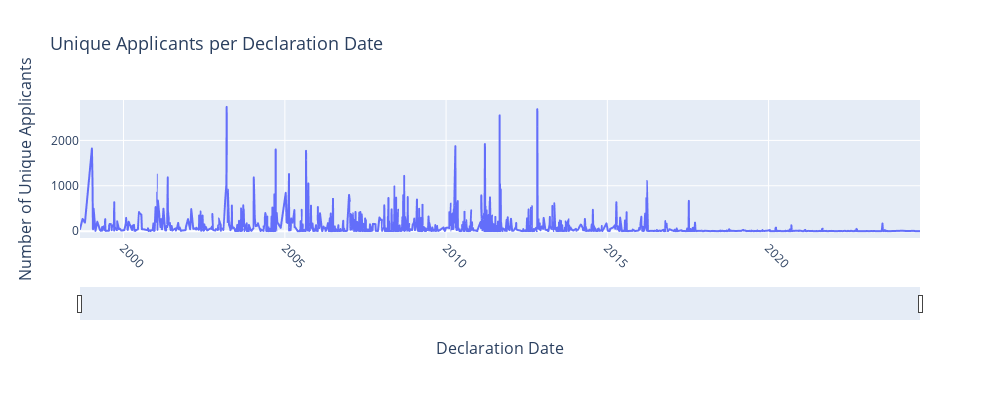

The notebook cell saved with this chart:
### Markdown cell above
**Declaration Date**

The declarationDate represents the point at which a disaster is officially declared by FEMA, triggering federal involvement. This date is closely tied to the disaster event itself or its immediate aftermath. It marks when a state’s request for assistance is approved and when various forms of federal aid become authorized.

**Date Obligated**

The dateObligated represents the date on which FEMA formally committed federal funds to a specific Public Assistance project. This occurs after the disaster has been declared and after the project has been reviewed for eligibility, scope, and estimated cost. In many cases, the obligation date can be weeks or even months later than the declaration date.

### Code cell
# Unique Applicants per Declaration Date

df_applicants_ts = (
    df_clean
    .groupby("declarationDate", as_index=False)["applicantId"]
    .nunique()
    .sort_values("declarationDate")
)

fig = px.line(
    df_applicants_ts,
    x="declarationDate",
    y="applicantId",
    title="Unique Applicants per Declaration Date",
    labels={
        "declarationDate": "Declaration Date",
        "applicantId": "Number of Unique Applicants"
    }
)

fig.update_layout(
    width=1000,
    height=400,
    title=dict(font=dict(size=18)),
    xaxis=dict(
        title_font=dict(size=16),
        tickfont=dict(size=12)
    ),
    yaxis=dict(
        title_font=dict(size=16),
        tickfont=dict(size=12)
    )
)

fig.update_xaxes(
    tickangle=45,
    rangeslider_visible=True
)


fig.show()

### Figure 1 — Plotly figure (JSON) as saved in the notebook; plotly's stock layout.template omitted (floating-point values rounded to 4 significant figures; data arrays with more than 128 entries replaced by an {"elided": "..."} marker saying what was removed)
{"data": [{"hovertemplate": "Declaration Date=%{x}<br>Number of Unique Applicants=%{y}<extra></extra>", "legendgroup": "", "line": {"color": "#636efa", "dash": "solid"}, "marker": {"symbol": "circle"}, "mode": "lines", "name": "", "showlegend": false, "type": "scattergl", "x": {"elided": "1616 str values"}, "xaxis": "x", "y": {"elided": "1616 int values"}, "yaxis": "y"}], "layout": {"height": 400, "legend": {"tracegroupgap": 0}, "title": {"font": {"size": 18}, "text": "Unique Applicants per Declaration Date"}, "width": 1000, "xaxis": {"anchor": "y", "domain": [0, 1], "rangeslider": {"visible": true}, "tickangle": 45, "tickfont": {"size": 12}, "title": {"font": {"size": 16}, "text": "Declaration Date"}}, "yaxis": {"anchor": "x", "domain": [0, 1], "tickfont": {"size": 12}, "title": {"font": {"size": 16}, "text": "Number of Unique Applicants"}}}}
